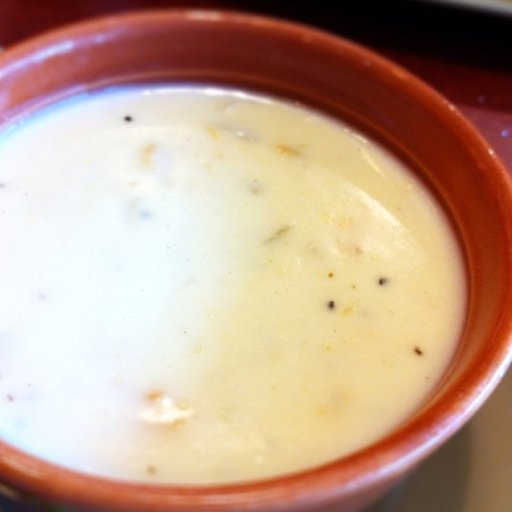
#> input picture food-data-set/clam_chowder/1000678.jpg, 512 x 512 px; its folder holds only this picture in this run
$ jupyter execute --allow-errors food-recognition.ipynb
#> lines starting #> are read from the running program, lines starting #| are printed output that depends on the picture
[cell 1]
import os
import numpy as np
from sklearn.model_selection import train_test_split
from sklearn.linear_model import LogisticRegression
# from sklearn import KNN
from sklearn.metrics import (
    accuracy_score,
    classification_report,
    confusion_matrix,
    roc_curve,
    auc,
    precision_recall_fscore_support
)
from sklearn.preprocessing import label_binarize
from PIL import Image
import matplotlib.pyplot as plt
import seaborn as sns
from sklearn.neighbors import KNeighborsClassifier
from sklearn.preprocessing import MinMaxScaler

### get all class name from new-food directory

[cell 2]
def listOfclasses(directory):
#> called with directory = 'food-data-set'
    class_list = []
    for C in os.listdir(directory):
            class_list.append(C)
#> pass 2 of the loop in listOfclasses, `for C in os.listdir(directory):`:
    return class_list

dataset_path = "food-data-set"
classes = listOfclasses(dataset_path)
print(classes)

[cell 3]
image_size = (120, 120)

data = []
labels = []
for class_index, class_name in enumerate(classes):
    class_path = os.path.join(dataset_path, class_name)
    for image_name in os.listdir(class_path):
        image_path = os.path.join(class_path, image_name) # path for an image
        try:
            image = Image.open(image_path).resize(image_size).convert('RGB')
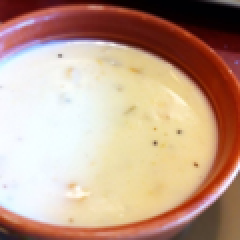
#> image: PIL image 120x120 RGB (shown 2 times larger); mean R, G, B 191.2, 159.1, 138.8
            image_array = np.array(image)
            data.append(image_array)
            labels.append(class_index)
        except Exception as e:
            print(f"error in loading image {image_path}: {e}")
#> pass 2 of the loop `for class_index, class_name in enumerate(classes):`:
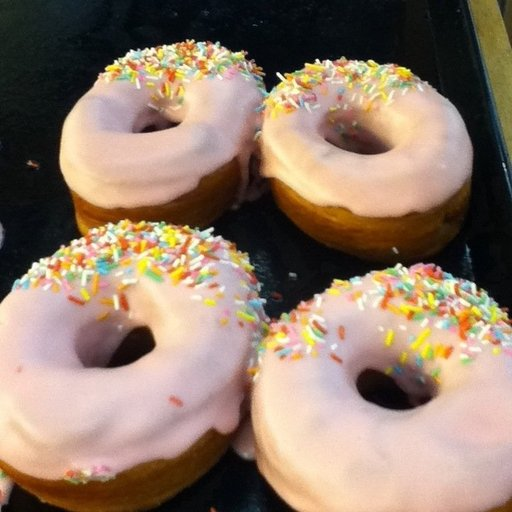
#> input picture food-data-set/donuts/1008454.jpg, 512 x 512 px
#> `image = Image.open(image_path).resize(image_size).convert('RGB')`:
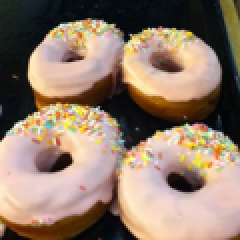
#> image: PIL image 120x120 RGB (shown 2 times larger); mean R, G, B 145.8, 124.2, 107.3


# list of images and labels to np arrays
data = np.array(data)
labels = np.array(labels)

### Split dataset into train and test sets

[cell 4]
X_train, X_test, y_train, y_test = train_test_split(data, labels, test_size=0.25, random_state=42)
#> y_train = [0]; y_test = [1]

### print image array and info about arrays

[cell 5]
# [4 lines of commented-out code are left out]

print(f"the number of testing images = {X_test.shape[0]}")  # the number of testing images (first dimensional of x_test)
#| the number of testing images = 1
print(f"the number of training images = {X_train.shape[0]}")  # the number of training images (first dimensional of x_train)
#| the number of training images = 1
print(X_train.shape[1])  # height of each image (pixels)
#| 120
print(X_train.shape[2])  # width of each image (pixels) means the image size is (120*120)
#| 120
print(X_train.shape[3])  # number of color per image => 3 for RGB
#| 3
print(X_train.shape) # 4D
#| (1, 120, 120, 3)
# print(X_train)

### image test

#> (a cell that did not finish here is left out)

### Flatten images => turn it to column vector

[cell 7]
X_train_flat = X_train.reshape(X_train.shape[0], -1)
X_test_flat = X_test.reshape(X_test.shape[0], -1)
# print(X_train[0][0][0]) 4D
print(X_train_flat.shape) # (the number of images, (120 * 120 * 3) = 43200 ) 2D
#| (1, 43200)
# each image have 43200 column(info)

### build the logistic regression model

[cell 8]
model = LogisticRegression(max_iter=1000, class_weight='balanced', multi_class='ovr')
# max_iter=1000 => If the model doesn't converge within 1000 iterations, it will stop.
# class_weight = 'balanced' => helps the model to not be biased toward the more frequent classes.
# multi_class = 'ovr' => (One-vs-Rest) is a strategy for handling multi-class classification.
#> (the rest of this cell did not finish here and is left out)

### Evaluate the model

#> (a cell that did not finish here is left out)

#> (a cell that did not finish here is left out)

# KNN Classifier

## Normalize

[cell 11]
scaler = MinMaxScaler()
X_train_flat = scaler.fit_transform(X_train_flat)
X_test_flat = scaler.transform(X_test_flat)

# Train the KNN model

[cell 12]
knn = KNeighborsClassifier(n_neighbors=5, metric='manhattan')
knn.fit(X_train_flat, y_train)
y_pred_knn = knn.predict(X_test_flat)
#> y_pred_knn = [0]
#> (the rest of this cell did not finish here and is left out)

## predict the image

[cell 13]
image_path = Image.open('don.jpg').resize((120, 120))
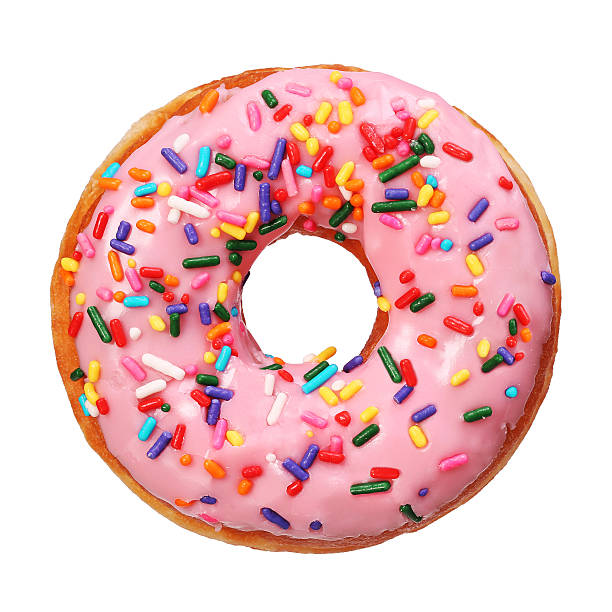
#> input picture don.jpg, 612 x 612 px
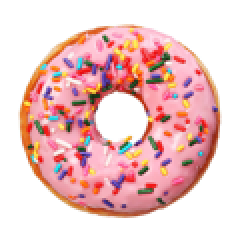
#> image_path: PIL image 120x120 RGB (shown 2 times larger); mean R, G, B 237.3, 199.4, 198.7
img_ar = np.array(image_path).reshape(1, -1)

#> (the rest of this cell did not finish here and is left out)

## Confusion matrix for KNN classifier

[cell 14]
cm = confusion_matrix(y_test, y_pred_knn)
#> cm = [[0, 0], [1, 0]]
sns.heatmap(cm, annot=True, fmt='d', cmap='Blues', xticklabels=classes, yticklabels=classes)
plt.xlabel('Predicted')
plt.ylabel('True')
plt.title('Confusion Matrix for KNN')
plt.show()
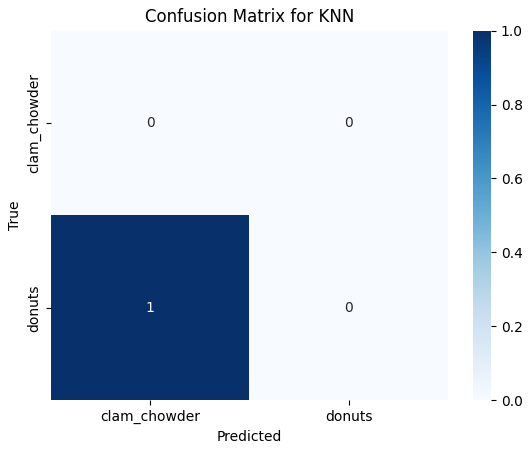
#> figure drawn by matplotlib, 2 panels

### Precision, Recall for logistic and KNN

#> (a cell that did not finish here is left out)

## ROC and AUC for logistic

[cell 16]
from sklearn.metrics import roc_curve, auc, RocCurveDisplay
from sklearn.preprocessing import label_binarize

n_classes = len(np.unique(y_test))
#> n_classes = 1
y_test_bin = label_binarize(y_test, classes=np.arange(n_classes))
#> y_test_bin = [0]

plt.figure(figsize=(8, 6))

#> (the rest of this cell did not finish here and is left out)
